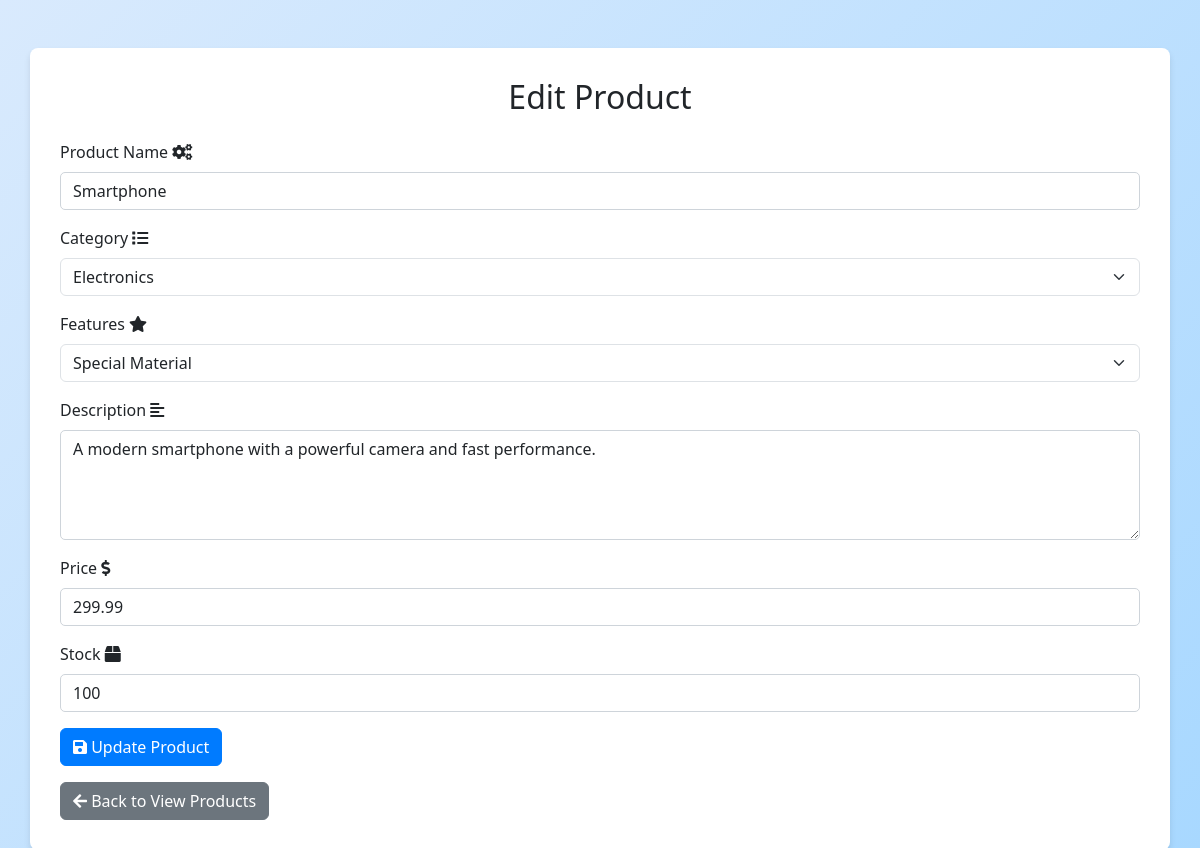
Page /EditProduct.php?id=2 on the committed database.
### tables this page shows
CREATE TABLE `product` (
  `id` int(11) NOT NULL,
  `name` varchar(255) NOT NULL,
  `category` varchar(255) DEFAULT NULL,
  `price` decimal(10,2) NOT NULL,
  `description` text DEFAULT NULL,
  `features` text DEFAULT NULL,
  `stock` int(11) NOT NULL
);

### EditProduct.php (the view, shortened to what this page needs)
<?php
include 'TestConnect.php';
if (isset($_GET['id'])) {
    $product_id = $_GET['id'];
    $sql = "SELECT * FROM product WHERE id = ?";
    $stmt = $pdo->prepare($sql);
    $stmt->execute([$product_id]);
    $product = $stmt->fetch(PDO::FETCH_ASSOC);
}
?>
<!DOCTYPE html>
<html lang="en">
<head>
    <link href="https://cdn.jsdelivr.net/npm/bootstrap@5.3.0-alpha1/dist/css/bootstrap.min.css" rel="stylesheet">
    <link rel="stylesheet" href="https://cdnjs.cloudflare.com/ajax/libs/font-awesome/5.15.4/css/all.min.css" />
</head>
<body class="bg-light">
    <div class="container mt-5">
        <h2 class="text-center mb-4">Edit Product</h2>
        <form method="POST">
            <div class="mb-3">
                <label for="name" class="form-label">Product Name <i class="fas fa-cogs"></i></label>
                <input type="text" id="name" name="name" class="form-control" value="<?php echo htmlspecialchars($product['name']); ?>" required>
            </div>
            <div class="mb-3">
                <label for="category" class="form-label">Category <i class="fas fa-list"></i></label>
                <select id="category" name="category" class="form-select" required>
                    <option value="Electronics" <?php echo $product['category'] == 'Electronics' ? 'selected' : ''; ?>>Electronics</option>
                </select>
            </div>
            <div class="mb-3">
                <label for="features" class="form-label">Features <i class="fas fa-star"></i></label>
                <select id="features" name="features" class="form-select" required>
                    <option value="Special Material" <?php echo $product['features'] == 'Special Material' ? 'selected' : ''; ?>>Special Material</option>
                </select>
            </div>
            <div class="mb-3">
                <label for="description" class="form-label">Description <i class="fas fa-align-left"></i></label>
                <textarea id="description" name="description" class="form-control" rows="4"><?php echo htmlspecialchars($product['description']); ?></textarea>
            </div>
            <div class="mb-3">
                <label for="price" class="form-label">Price <i class="fas fa-dollar-sign"></i></label>
                <input type="number" id="price" name="price" class="form-control" value="<?php echo htmlspecialchars($product['price']); ?>" required>
            </div>
            <div class="mb-3">
                <label for="stock" class="form-label">Stock <i class="fas fa-box"></i></label>
                <input type="number" id="stock" name="stock" class="form-control" value="<?php echo htmlspecialchars($product['stock']); ?>" required>
            </div>
            <button type="submit" class="btn btn-primary"><i class="fas fa-save"></i> Update Product</button>
        </form>
        <a href="Home.php" class="btn btn-secondary mt-3"><i class="fas fa-arrow-left"></i> Back to View Products</a>
    </div>
</body>
</html>

### EditProduct.php (style rules this page uses)
body { background: linear-gradient(135deg, #D9EAFD, #A8D8FF); }
.container { background-color: #ffffff; border-radius: 8px; box-shadow: 0 4px 6px rgba(0, 0, 0, 0.1); padding: 30px; }
.btn-primary { background-color: #007bff; border-color: #007bff; }
.btn-secondary { background-color: #6c757d; border-color: #6c757d; }
.form-control { border-radius: 5px; border: 1px solid #ced4da; }

### rows in the picture
product: name "Smartphone", category "Electronics", features "Special Material", description "A modern smartphone with a powerful camera and fast performance.", price "299.99", stock "100"
